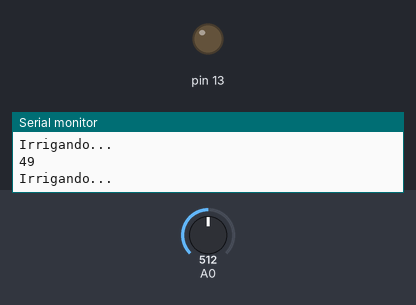
A sketch run on a simulated Arduino Uno, built with avr-gcc and run on an emulated ATmega328P. Parts: output pins drawn as LEDs (lit = HIGH), the last lines printed to the serial monitor. The inputs (shaded band) are chosen by the test bench; at power-on: A0 = 512.

Above: at 1.8 s.
1.9 s: A0 set to 310
3.4 s: A0 set to 284
At 5.0 s:
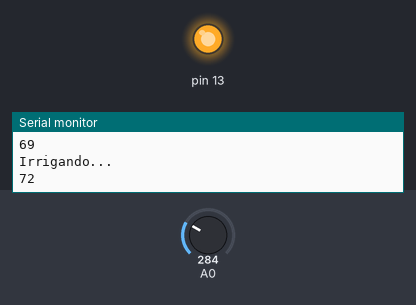
5.5 s: A0 set to 306
At 6.5 s:
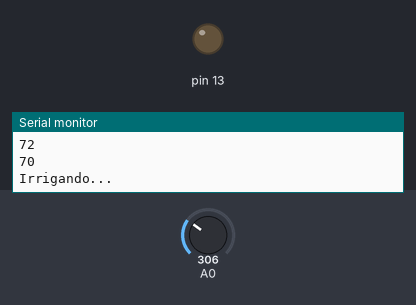
7.5 s: A0 set to 122
At 9.3 s:
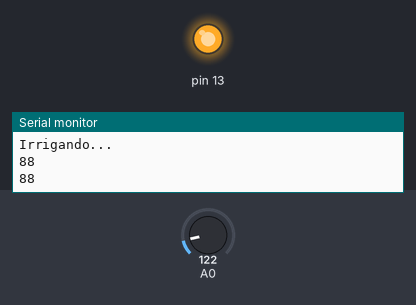
Timing chart, 0 to 10.5 s (numbered marks = the images above; inputs shaded):
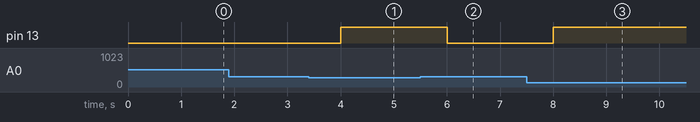

Measured:
- the behaviour switches between 297 and 296 on A0 (found by bisection; images 0 and 1)
- after the input at 3.4 s, pin 13: LOW → HIGH after 0.60 s
- after the input at 5.5 s, pin 13: HIGH → LOW after 0.50 s
- after the input at 7.5 s, pin 13: LOW → HIGH after 0.50 s

The sketch:

sketch_may02a.ino
```cpp
int umidade;

void setup()
{
 Serial.begin(9600);
 pinMode(13, OUTPUT);
}
void loop()
{
 umidade = analogRead(A0);
 int Porcento = map(umidade, 1023, 0, 0, 100);
 Serial.println(Porcento);
 if(Porcento <=70)
 {
 Serial.println("Irrigando...");
 digitalWrite(13, LOW);
 }

 else
 {
 digitalWrite(13, HIGH);
 }
 delay(1000);
}
```
